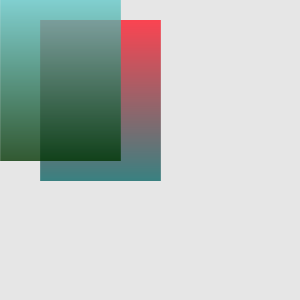
Frame 1 (no input)
Frame 60 (the mouse pressed at the canvas centre just before this capture): identical to frame 1, image omitted
Frame 120 (the mouse held since frame 60 and released just before this capture): identical to frame 1, image omitted

The Processing sketch that drew this single still picture (run headless with seeded random() and noise(); from frame 60 on, the mouse is pressed at the canvas centre):

// Processing sketch: posters
// ── posters.pde
float __r1 = 255; // min:0 max:255
float __g1 = 23; // min:0 max:255
float __b1 = 40; // min:0 max:255

float __r2 = 10; // min:0 max:255
float __g2 = 100; // min:0 max:255
float __b2 = 100; // min:0 max:255

float __r3 = 100; // min:0 max:255
float __g3 = 200; // min:0 max:255
float __b3 = 200; // min:0 max:255

float __r4 = 0; // min:0 max:255
float __g4 = 50; // min:0 max:255
float __b4 = 0; // min:0 max:255

color c1, c2, c3, c4;

float __xpos1 = 40; //min:0 max:300
float __ypos1 = 20; //min:0 max:300
float __xpos2 = 0; //min:0 max:300
float __ypos2 = 0; //min:0 max:300

void setup() {
  
  size(300, 300);

  c1 = color(__r1, __g1, __b1);
  c2 = color(__r2, __g2, __b2);
  c3 = color(__r3, __g3, __b3);
  c4 = color(__r4, __g4, __b4);
}

void draw() {
  
  background(230);
  setGradient(__xpos1, __ypos1, 120, 160, c1, c2);
  setGradient(__xpos2, __ypos2, 120, 160, c3, c4);
}

void setGradient(float x, float y, float w, float h, color c1, color c2) {

  noFill();
  for (int i = int(y); i <= y+h; i++) {
    float inter = map(i, y, y+h, 0, 1);
    color c = lerpColor(c1, c2, inter);
    stroke(c, 200);
    line(x, i, x+w, i);
  }
}
